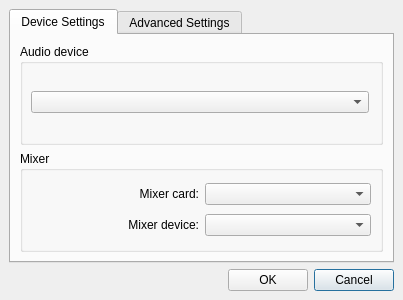
<ui version="4.0" >
 <class>SettingsDialog</class>
 <widget class="QDialog" name="SettingsDialog" >
  <property name="geometry" >
   <rect>
    <x>0</x>
    <y>0</y>
    <width>403</width>
    <height>300</height>
   </rect>
  </property>
  <property name="windowTitle" >
   <string>ALSA Plugin Settings</string>
  </property>
  <layout class="QGridLayout" >
   <property name="margin" >
    <number>9</number>
   </property>
   <property name="spacing" >
    <number>6</number>
   </property>
   <item row="0" column="0" colspan="3" >
    <widget class="QTabWidget" name="tabWidget" >
     <property name="currentIndex" >
      <number>0</number>
     </property>
     <widget class="QWidget" name="tab" >
      <attribute name="title" >
       <string>Device Settings</string>
      </attribute>
      <layout class="QVBoxLayout" >
       <property name="margin" >
        <number>9</number>
       </property>
       <property name="spacing" >
        <number>6</number>
       </property>
       <item>
        <widget class="QGroupBox" name="groupBox" >
         <property name="title" >
          <string>Audio device</string>
         </property>
         <widget class="QComboBox" name="deviceComboBox" >
          <property name="geometry" >
           <rect>
            <x>11</x>
            <y>47</y>
            <width>338</width>
            <height>22</height>
           </rect>
          </property>
         </widget>
        </widget>
       </item>
       <item>
        <widget class="QGroupBox" name="groupBox_2" >
         <property name="title" >
          <string>Mixer</string>
         </property>
         <layout class="QGridLayout" >
          <property name="margin" >
           <number>9</number>
          </property>
          <property name="spacing" >
           <number>6</number>
          </property>
          <item row="0" column="1" >
           <widget class="QComboBox" name="mixerCardComboBox" />
          </item>
          <item row="0" column="0" >
           <widget class="QLabel" name="label_3" >
            <property name="text" >
             <string>Mixer card:</string>
            </property>
            <property name="alignment" >
             <set>Qt::AlignRight|Qt::AlignTrailing|Qt::AlignVCenter</set>
            </property>
           </widget>
          </item>
          <item row="1" column="0" >
           <widget class="QLabel" name="label_4" >
            <property name="text" >
             <string>Mixer device:</string>
            </property>
            <property name="alignment" >
             <set>Qt::AlignRight|Qt::AlignTrailing|Qt::AlignVCenter</set>
            </property>
           </widget>
          </item>
          <item row="1" column="1" >
           <widget class="QComboBox" name="mixerDeviceComboBox" />
          </item>
         </layout>
        </widget>
       </item>
      </layout>
     </widget>
     <widget class="QWidget" name="tab_2" >
      <attribute name="title" >
       <string>Advanced Settings</string>
      </attribute>
      <layout class="QVBoxLayout" >
       <property name="margin" >
        <number>9</number>
       </property>
       <property name="spacing" >
        <number>6</number>
       </property>
       <item>
        <widget class="QGroupBox" name="groupBox_3" >
         <property name="title" >
          <string>Soundcard</string>
         </property>
         <layout class="QGridLayout" >
          <property name="margin" >
           <number>9</number>
          </property>
          <property name="spacing" >
           <number>6</number>
          </property>
          <item row="2" column="1" >
           <spacer>
            <property name="orientation" >
             <enum>Qt::Vertical</enum>
            </property>
            <property name="sizeHint" >
             <size>
              <width>20</width>
              <height>111</height>
             </size>
            </property>
           </spacer>
          </item>
          <item row="0" column="2" >
           <spacer>
            <property name="orientation" >
             <enum>Qt::Horizontal</enum>
            </property>
            <property name="sizeHint" >
             <size>
              <width>188</width>
              <height>20</height>
             </size>
            </property>
           </spacer>
          </item>
          <item row="1" column="1" >
           <widget class="QSpinBox" name="periodSpinBox" >
            <property name="maximum" >
             <number>5000</number>
            </property>
            <property name="minimum" >
             <number>20</number>
            </property>
            <property name="value" >
             <number>100</number>
            </property>
           </widget>
          </item>
          <item row="0" column="1" >
           <widget class="QSpinBox" name="bufferSpinBox" >
            <property name="maximum" >
             <number>10000</number>
            </property>
            <property name="minimum" >
             <number>200</number>
            </property>
            <property name="value" >
             <number>500</number>
            </property>
           </widget>
          </item>
          <item row="0" column="0" >
           <widget class="QLabel" name="label" >
            <property name="text" >
             <string>Buffer time (ms):</string>
            </property>
            <property name="alignment" >
             <set>Qt::AlignRight|Qt::AlignTrailing|Qt::AlignVCenter</set>
            </property>
           </widget>
          </item>
          <item row="1" column="0" >
           <widget class="QLabel" name="label_2" >
            <property name="text" >
             <string>Period time (ms):</string>
            </property>
            <property name="alignment" >
             <set>Qt::AlignRight|Qt::AlignTrailing|Qt::AlignVCenter</set>
            </property>
           </widget>
          </item>
          <item row="1" column="2" >
           <spacer>
            <property name="orientation" >
             <enum>Qt::Horizontal</enum>
            </property>
            <property name="sizeHint" >
             <size>
              <width>188</width>
              <height>20</height>
             </size>
            </property>
           </spacer>
          </item>
         </layout>
        </widget>
       </item>
      </layout>
     </widget>
    </widget>
   </item>
   <item row="1" column="0" >
    <spacer>
     <property name="orientation" >
      <enum>Qt::Horizontal</enum>
     </property>
     <property name="sizeHint" >
      <size>
       <width>191</width>
       <height>20</height>
      </size>
     </property>
    </spacer>
   </item>
   <item row="1" column="2" >
    <widget class="QPushButton" name="cancelButton" >
     <property name="text" >
      <string>Cancel</string>
     </property>
    </widget>
   </item>
   <item row="1" column="1" >
    <widget class="QPushButton" name="okButton" >
     <property name="text" >
      <string>OK</string>
     </property>
    </widget>
   </item>
  </layout>
 </widget>
 <resources/>
 <connections>
  <connection>
   <sender>cancelButton</sender>
   <signal>clicked()</signal>
   <receiver>SettingsDialog</receiver>
   <slot>reject()</slot>
   <hints>
    <hint type="sourcelabel" >
     <x>338</x>
     <y>283</y>
    </hint>
    <hint type="destinationlabel" >
     <x>164</x>
     <y>294</y>
    </hint>
   </hints>
  </connection>
 </connections>
</ui>
